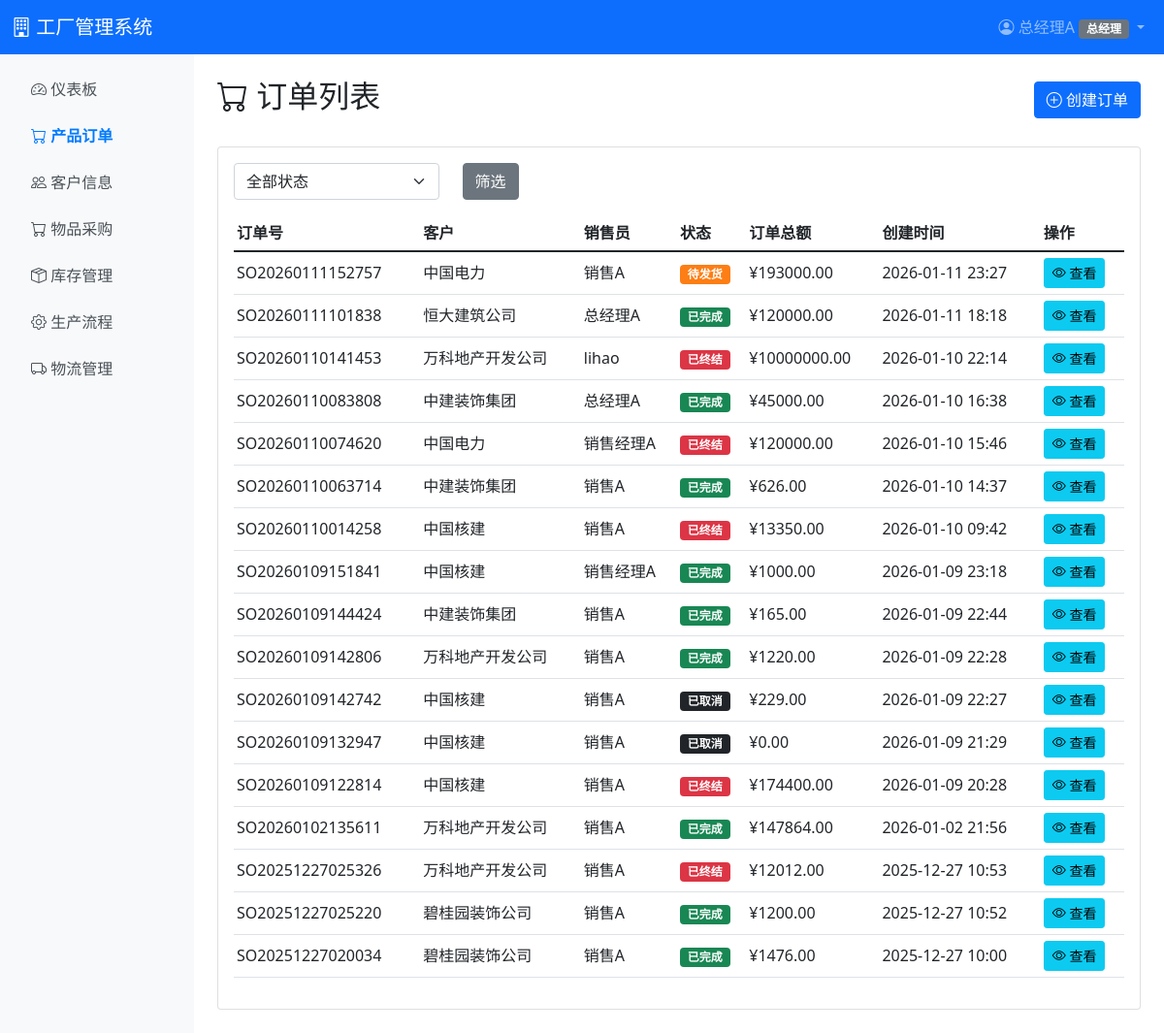
The page /sales/orders/ (signed in) on the database as committed earlier.
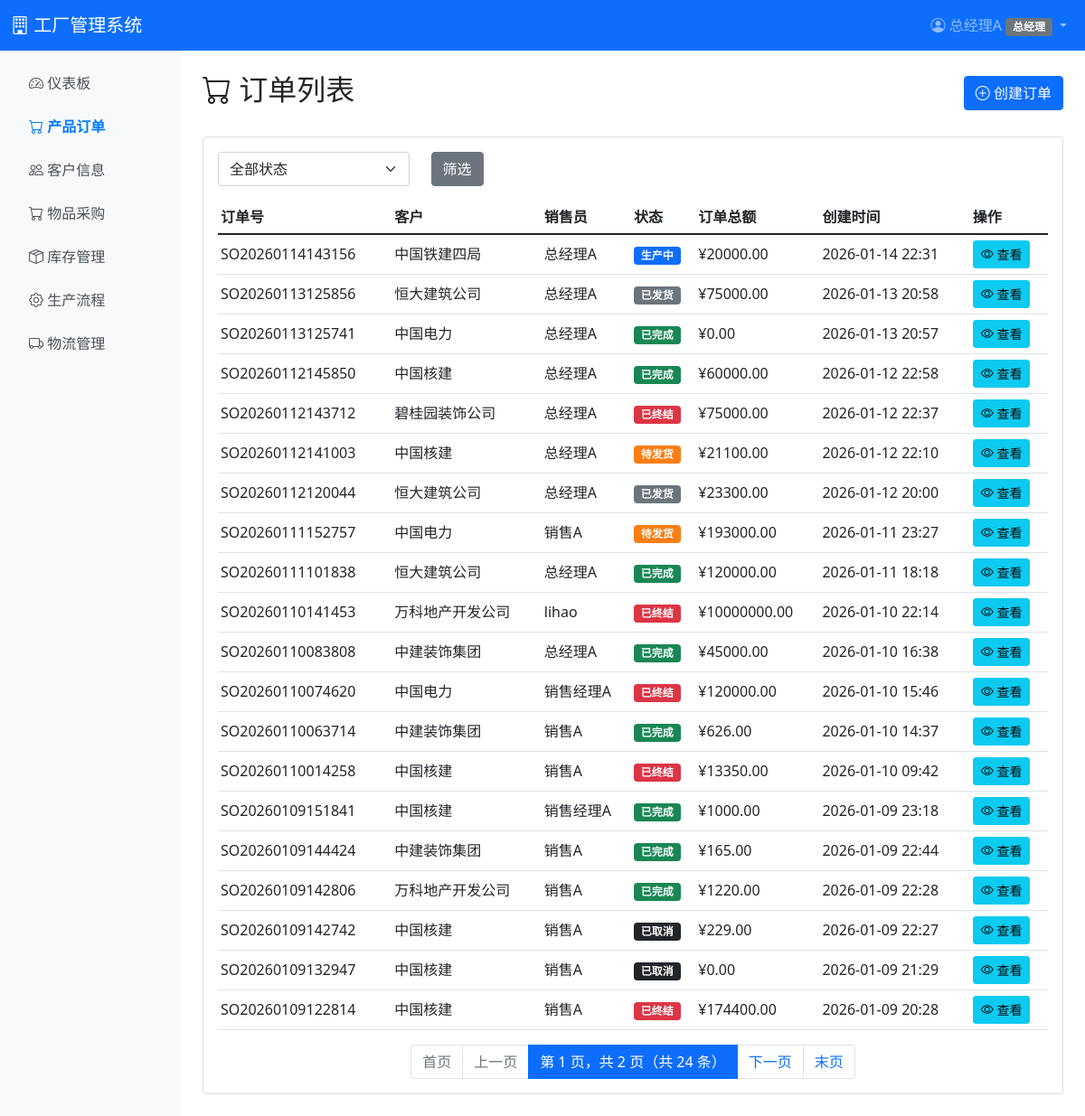
The same page on the database as committed later.
### sales/models.py (models this page shows, shortened)
class SalesOrder(models.Model):
    STATUS_CHOICES = [
        ('pending', '待审批'),
        ('approved', '已审批'),
        ('ceo_pending', '待总经理审批'),
        ('ceo_approved', '总经理已审批'),
        ('rejected', '已退回'),
        ('in_production', '生产中'),
        ('ready_to_ship', '待发货'),
        ('shipped', '已发货'),
        ('completed', '已完成'),
        ('cancelled', '已取消'),
        ('terminated', '已终结'),
    ]
    order_no = models.CharField(max_length=50, unique=True, verbose_name='订单号')
    customer = models.ForeignKey(Customer, on_delete=models.PROTECT, verbose_name='客户')
    salesperson = models.ForeignKey('auth.User', on_delete=models.PROTECT, related_name='sales_orders', verbose_name='销售员')
    status = models.CharField(max_length=20, choices=STATUS_CHOICES, default='pending', verbose_name='状态')
    total_amount = models.DecimalField(max_digits=12, decimal_places=2, default=0, verbose_name='订单总额')
    delivery_date = models.DateField(null=True, blank=True, verbose_name='交付日期')
    reserve_inventory = models.BooleanField(default=False, verbose_name='预占库存')
    approved_by = models.ForeignKey('auth.User', on_delete=models.SET_NULL, null=True, blank=True, related_name='approved_orders', verbose_name='审批人')
    approved_at = models.DateTimeField(null=True, blank=True, verbose_name='审批时间')
    ceo_approved_by = models.ForeignKey('auth.User', on_delete=models.SET_NULL, null=True, blank=True, related_name='ceo_approved_orders', verbose_name='总经理审批人')
    ceo_approved_at = models.DateTimeField(null=True, blank=True, verbose_name='总经理审批时间')
    rejected_by = models.ForeignKey('auth.User', on_delete=models.SET_NULL, null=True, blank=True, related_name='rejected_orders', verbose_name='退回人')
    rejected_at = models.DateTimeField(null=True, blank=True, verbose_name='退回时间')
    reject_reason = models.TextField(blank=True, verbose_name='退回原因')
    terminated_by = models.ForeignKey('auth.User', on_delete=models.SET_NULL, null=True, blank=True, related_name='terminated_orders', verbose_name='终结人')
    terminated_at = models.DateTimeField(null=True, blank=True, verbose_name='终结时间')
    terminate_reason = models.TextField(blank=True, verbose_name='终结原因')
    remark = models.TextField(blank=True, verbose_name='备注')
    created_at = models.DateTimeField(auto_now_add=True, verbose_name='创建时间')
    updated_at = models.DateTimeField(auto_now=True, verbose_name='更新时间')
    class Meta:
        verbose_name = '产品订单'
        verbose_name_plural = '产品订单'
        ordering = ['-created_at']

### inventory/models.py (models this page shows, shortened)
class Customer(models.Model):
    CREDIT_LEVEL_CHOICES = [
        ('A', 'A级（优秀）'),
        ('B', 'B级（良好）'),
        ('C', 'C级（一般）'),
        ('D', 'D级（较差）'),
    ]
    EDIT_STATUS_CHOICES = [
        ('none', '无编辑申请'),
        ('pending', '待审批'),
        ('approved', '已审批'),
        ('rejected', '已拒绝'),
    ]
    DELETE_STATUS_CHOICES = [
        ('none', '无删除申请'),
        ('pending', '待审批'),
        ('approved', '已审批'),
        ('rejected', '已拒绝'),
    ]
    name = models.CharField(max_length=200, unique=True, verbose_name='客户名称')
    contact_person = models.CharField(max_length=100, verbose_name='联系人')
    phone = models.CharField(max_length=20, verbose_name='联系电话')
    address = models.TextField(verbose_name='地址')
    credit_level = models.CharField(max_length=1, choices=CREDIT_LEVEL_CHOICES, default='C', verbose_name='信用等级')
    created_by = models.ForeignKey('auth.User', on_delete=models.SET_NULL, null=True, blank=True, related_name='created_customers', verbose_name='负责人')
    created_at = models.DateTimeField(auto_now_add=True, verbose_name='创建时间')
    updated_at = models.DateTimeField(auto_now=True, verbose_name='更新时间')
    edit_status = models.CharField(max_length=20, choices=EDIT_STATUS_CHOICES, default='none', verbose_name='编辑审批状态')
    edit_pending_data = models.TextField(blank=True, verbose_name='待审批编辑数据')  # JSON格式存储待审批的数据
    edit_reason = models.TextField(blank=True, verbose_name='编辑原因')
    edit_requested_by = models.ForeignKey('auth.User', on_delete=models.SET_NULL, null=True, blank=True, related_name='customer_edit_requests', verbose_name='编辑申请人')
    edit_requested_at = models.DateTimeField(null=True, blank=True, verbose_name='编辑申请时间')
    edit_approved_by = models.ForeignKey('auth.User', on_delete=models.SET_NULL, null=True, blank=True, related_name='approved_customer_edits', verbose_name='编辑审批人')
    edit_approved_at = models.DateTimeField(null=True, blank=True, verbose_name='编辑审批时间')
    edit_reject_reason = models.TextField(blank=True, verbose_name='编辑拒绝原因')
    delete_status = models.CharField(max_length=20, choices=DELETE_STATUS_CHOICES, default='none', verbose_name='删除审批状态')
    delete_reason = models.TextField(blank=True, verbose_name='删除原因')
    delete_requested_by = models.ForeignKey('auth.User', on_delete=models.SET_NULL, null=True, blank=True, related_name='customer_delete_requests', verbose_name='删除申请人')
    delete_requested_at = models.DateTimeField(null=True, blank=True, verbose_name='删除申请时间')
    delete_approved_by = models.ForeignKey('auth.User', on_delete=models.SET_NULL, null=True, blank=True, related_name='approved_customer_deletes', verbose_name='删除审批人')
    delete_approved_at = models.DateTimeField(null=True, blank=True, verbose_name='删除审批时间')
    delete_reject_reason = models.TextField(blank=True, verbose_name='删除拒绝原因')
    class Meta:
        verbose_name = '客户'
        verbose_name_plural = '客户'
        ordering = ['-created_at']

### sales/views.py (the view)
# urls.py: path('orders/', views.order_list, name='order_list'),
@login_required
@role_required('sales', 'sales_mgr', 'warehouse', 'ceo')
def order_list(request):
    orders = SalesOrder.objects.select_related('customer', 'salesperson').all()
    if request.user.profile.role == 'sales':
        orders = orders.filter(salesperson=request.user)
    status_filter = request.GET.get('status', '')
    if status_filter:
        orders = orders.filter(status=status_filter)
    paginator = Paginator(orders, 20)  # 每页20条
    page_number = request.GET.get('page')
    page_obj = paginator.get_page(page_number)
    extra_params = ''
    if status_filter:
        extra_params = f'status={status_filter}'
    context = {
        'orders': page_obj,
        'status_filter': status_filter,
        'extra_params': extra_params,
    }
    return render(request, 'sales/order_list.html', context)

### templates/sales/order_list.html (shortened to what this page needs)
{% extends 'base.html' %}
{% block content %}
<div class="d-flex justify-content-between align-items-center mb-4">
    <h2><i class="bi bi-cart"></i> 订单列表</h2>
    {% if user.profile.role == 'sales' or user.profile.role == 'sales_mgr' or user.profile.role == 'ceo' %}
    <a href="{% url 'sales:order_create' %}" class="btn btn-primary">
        <i class="bi bi-plus-circle"></i> 创建订单
    </a>
    {% endif %}
</div>
<div class="card">
    <div class="card-body">
        <form method="get" class="mb-3">
            <div class="row">
                <div class="col-md-3">
                    <select name="status" class="form-select">
                        <option value="">全部状态</option>
                    </select>
                </div>
                <div class="col-md-2">
                    <button type="submit" class="btn btn-secondary">筛选</button>
                </div>
            </div>
        </form>
        <div class="table-responsive">
            <table class="table table-hover table-sm">
                <thead>
                    <tr>
                        <th>订单号</th>
                        <th>客户</th>
                        <th>销售员</th>
                        <th>状态</th>
                        <th>订单总额</th>
                        <th>创建时间</th>
                        <th>操作</th>
                    </tr>
                </thead>
                <tbody>
                    {% for order in orders %}
                    <tr>
                        <td>{{ order.order_no }}</td>
                        <td>{{ order.customer.name }}</td>
                        <td>{{ order.salesperson.username }}</td>
                        <td>
                            {% if order.status == 'pending' %}
                            <span class="badge bg-warning">待审批</span>
                            {% elif order.status == 'approved' %}
                            <span class="badge bg-info">已审批</span>
                            {% elif order.status == 'ceo_pending' %}
                            <span class="badge bg-warning">待总经理审批</span>
                            {% elif order.status == 'ceo_approved' %}
                            <span class="badge bg-info">总经理已审批</span>
                            {% elif order.status == 'rejected' %}
                            <span class="badge bg-danger">已退回</span>
                            {% elif order.status == 'in_production' %}
                            <span class="badge bg-primary">生产中</span>
                            {% elif order.status == 'ready_to_ship' %}
                            <span class="badge" style="background-color: #fd7e14;">待发货</span>
                            {% elif order.status == 'shipped' %}
                            <span class="badge bg-secondary">已发货</span>
                            {% elif order.status == 'completed' %}
                            <span class="badge bg-success">已完成</span>
                            {% elif order.status == 'cancelled' %}
                            <span class="badge bg-dark">已取消</span>
                            {% elif order.status == 'terminated' %}
                            <span class="badge bg-danger">已终结</span>
                            {% endif %}
                        </td>
                        <td>¥{{ order.total_amount }}</td>
                        <td>{{ order.created_at|date:"Y-m-d H:i" }}</td>
                        <td>
                            <a href="{% url 'sales:order_detail' order.pk %}" class="btn btn-sm btn-info">
                                <i class="bi bi-eye"></i> 查看
                            </a>
                        </td>
                    </tr>
                    {% empty %}
                    <tr>
                        <td colspan="7" class="text-center text-muted">暂无订单</td>
                    </tr>
                    {% endfor %}
                </tbody>
            </table>
        </div>
        {% include 'includes/pagination.html' with page_obj=orders extra_params=extra_params %}
    </div>
</div>
{% endblock %}

Rows that differ between the two databases and show on the page:
no longer on this page (row unchanged): SalesOrder: order_no "SO20260102135611", customer.name "万科地产开发公司", salesperson.username "销售A", status "已完成", total_amount "147864.00", created_at "2026-01-02 21:56"
no longer on this page (row unchanged): SalesOrder: order_no "SO20251227025326", customer.name "万科地产开发公司", salesperson.username "销售A", status "已终结", total_amount "12012.00", created_at "2025-12-27 10:53"
no longer on this page (row unchanged): SalesOrder: order_no "SO20251227025220", customer.name "碧桂园装饰公司", salesperson.username "销售A", status "已完成", total_amount "1200.00", created_at "2025-12-27 10:52"
no longer on this page (row unchanged): SalesOrder: order_no "SO20251227020034", customer.name "碧桂园装饰公司", salesperson.username "销售A", status "已完成", total_amount "1476.00", created_at "2025-12-27 10:00"
added SalesOrder: order_no "SO20260114143156", customer.name "中国铁建四局", salesperson.username "总经理A", status "生产中", total_amount "20000.00", created_at "2026-01-14 22:31"
added SalesOrder: order_no "SO20260113125856", customer.name "恒大建筑公司", salesperson.username "总经理A", status "已发货", total_amount "75000.00", created_at "2026-01-13 20:58"
added SalesOrder: order_no "SO20260113125741", customer.name "中国电力", salesperson.username "总经理A", status "已完成", total_amount "0.00", created_at "2026-01-13 20:57"
added SalesOrder: order_no "SO20260112145850", customer.name "中国核建", salesperson.username "总经理A", status "已完成", total_amount "60000.00", created_at "2026-01-12 22:58"
added SalesOrder: order_no "SO20260112143712", customer.name "碧桂园装饰公司", salesperson.username "总经理A", status "已终结", total_amount "75000.00", created_at "2026-01-12 22:37"
added SalesOrder: order_no "SO20260112141003", customer.name "中国核建", salesperson.username "总经理A", status "待发货", total_amount "21100.00", created_at "2026-01-12 22:10"
added SalesOrder: order_no "SO20260112120044", customer.name "恒大建筑公司", salesperson.username "总经理A", status "已发货", total_amount "23300.00", created_at "2026-01-12 20:00"
Other text that changed with them:
{{ page_obj.number }}: (not shown) → "1"
{{ page_obj.paginator.num_pages }}: (not shown) → "2"
{{ page_obj.paginator.count }}: (not shown) → "24"
text now shown: "首页 上一页 第 页，共 页（共 条） 下一页 末页"
